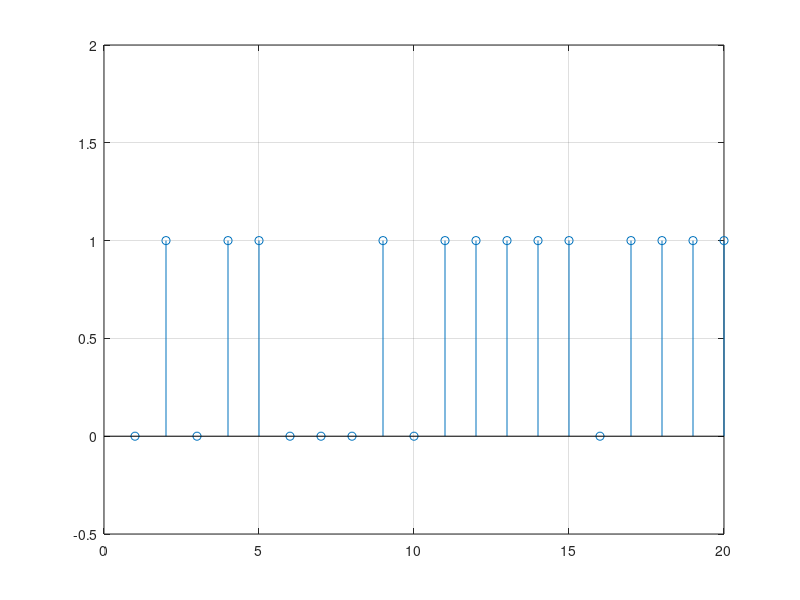

This chart was generated by the following MATLAB code:

semnal=[]; 
n=1:20; 
 
for i = 1:1:20 
   random = randn(); 
   if( random > 0 ) 
        semnal(i) = 1; 
    else 
        semnal(i) = 0; 
   end 
end

stem(n,semnal), grid, ylim([-0.5 2])
